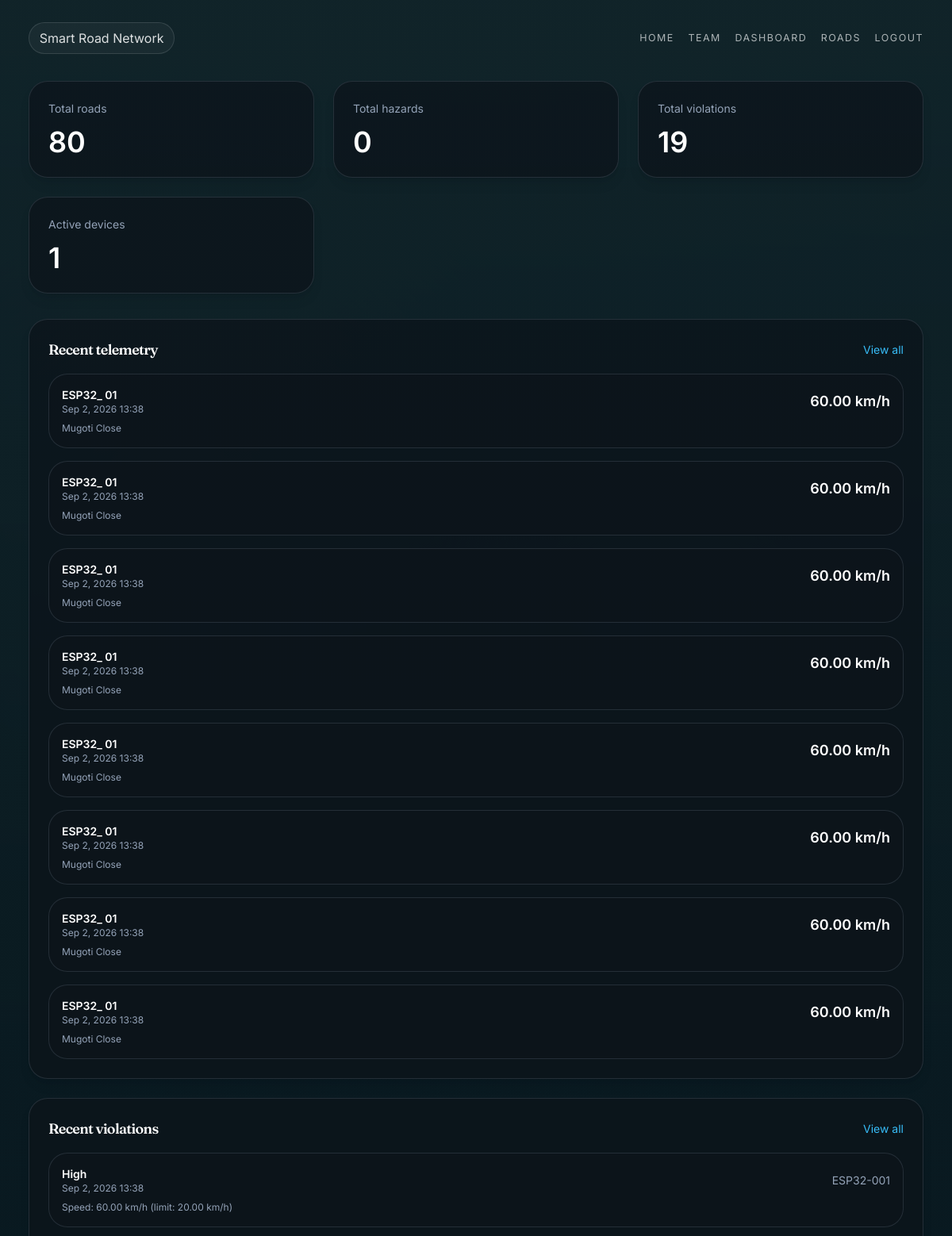
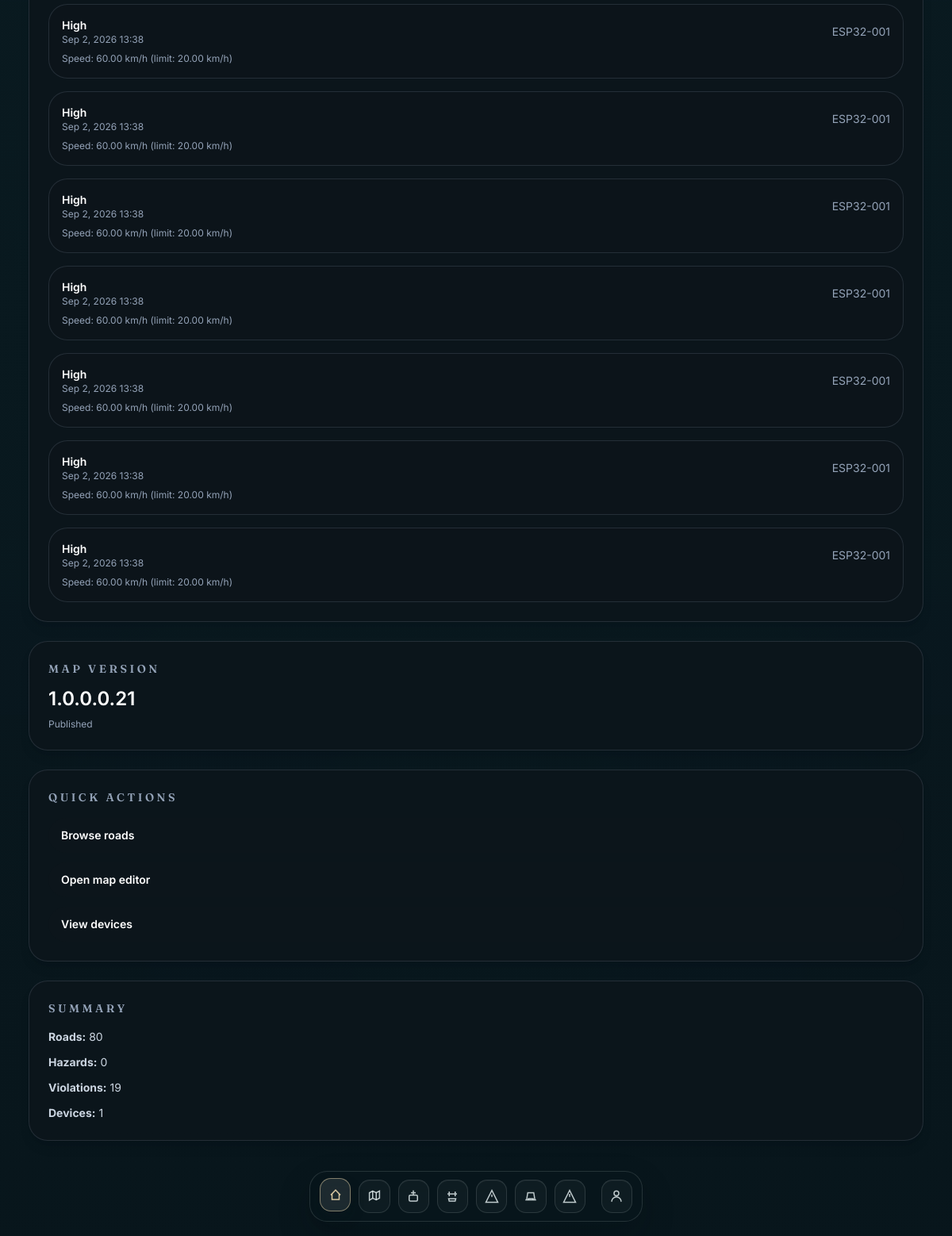
The page /overview/ (signed in) on the database its author committed (2 pictures, top to bottom).
### api/models.py (models this page shows, shortened)
class Telemetry(models.Model):
    device = models.ForeignKey(Device, related_name='telemetry', on_delete=models.CASCADE)
    speed = models.DecimalField(max_digits=6, decimal_places=2)
    road = models.ForeignKey(Road, related_name='telemetry', on_delete=models.PROTECT)
    latitude = models.DecimalField(max_digits=10, decimal_places=7)
    longitude = models.DecimalField(max_digits=10, decimal_places=7)
    uploaded_at = models.DateTimeField(auto_now_add=True)
    class Meta:
        ordering = ['-uploaded_at']

class Device(models.Model):
    device_id = models.CharField(max_length=128, unique=True)
    device_name = models.CharField(max_length=128, blank=True)
    current_map_version = models.ForeignKey(MapVersion, null=True, blank=True, on_delete=models.SET_NULL)
    registered_at = models.DateTimeField(auto_now_add=True)
    last_seen = models.DateTimeField(null=True, blank=True)
    class Meta:
        ordering = ['device_id']

class Road(models.Model):
    name = models.CharField(max_length=128)
    speed_limit = models.PositiveIntegerField()
    created_at = models.DateTimeField(auto_now_add=True)
    updated_at = models.DateTimeField(auto_now=True)
    class Meta:
        ordering = ['name']

class Violation(models.Model):
    VIOLATION_SPEEDING = 'SPEEDING'
    VIOLATION_CHOICES = [
        (VIOLATION_SPEEDING, 'Speeding'),
    ]
    SEVERITY_LOW = 'LOW'
    SEVERITY_MEDIUM = 'MEDIUM'
    SEVERITY_HIGH = 'HIGH'
    SEVERITY_CHOICES = [
        (SEVERITY_LOW, 'Low'),
        (SEVERITY_MEDIUM, 'Medium'),
        (SEVERITY_HIGH, 'High'),
    ]
    device = models.ForeignKey(Device, related_name='violations', on_delete=models.CASCADE)
    telemetry = models.ForeignKey(Telemetry, related_name='violations', on_delete=models.CASCADE)
    violation_type = models.CharField(max_length=32, choices=VIOLATION_CHOICES, default=VIOLATION_SPEEDING)
    speed = models.DecimalField(max_digits=6, decimal_places=2)
    speed_limit = models.DecimalField(max_digits=6, decimal_places=2)
    latitude = models.DecimalField(max_digits=10, decimal_places=7)
    longitude = models.DecimalField(max_digits=10, decimal_places=7)
    severity = models.CharField(max_length=10, choices=SEVERITY_CHOICES)
    created_at = models.DateTimeField(auto_now_add=True)
    class Meta:
        ordering = ['-created_at']

class MapVersion(models.Model):
    version = models.CharField(max_length=64, blank=True)
    description = models.TextField(blank=True)
    created_at = models.DateTimeField(auto_now_add=True)
    is_current = models.BooleanField(default=False)
    objects = MapVersionManager()
    class Meta:
        ordering = ['-created_at']

### dashboard/views.py (the view)
# urls.py: path('overview/', dashboard_home, name='dashboard-home'),
@login_required(login_url='login')
def dashboard_home(request):
    roads_count = Road.objects.count()
    hazards_count = Hazard.objects.count()
    violations_count = Violation.objects.count()
    device_count = Device.objects.count()
    current_version = MapVersion.objects.current()
    recent_telemetry = Telemetry.objects.select_related('device', 'road').order_by('-uploaded_at')[:8]
    recent_violations = Violation.objects.select_related('device').order_by('-created_at')[:8]
    road_preview = [
        _serialize_road(road)
        for road in Road.objects.prefetch_related('nodes').all()
    ]
    hazard_preview = [
        {
            'id': hazard.id,
            'road_name': hazard.road.name,
            'hazard_type': hazard.hazard_type,
            'latitude': float(hazard.latitude),
            'longitude': float(hazard.longitude),
            'warning_distance': hazard.warning_distance,
        }
        for hazard in Hazard.objects.select_related('road').all()
    ]
    return render(request, 'dashboard/index.html', {
        'page': 'dashboard',
        'road_count': roads_count,
        'hazard_count': hazards_count,
        'violation_count': violations_count,
        'device_count': device_count,
        'current_map_version': current_version.version if current_version else 'N/A',
        'last_published_at': current_version.created_at.isoformat() if current_version else None,
        'recent_telemetry': recent_telemetry,
        'recent_violations': recent_violations,
        'road_preview_json': json.dumps(road_preview),
        'hazard_preview_json': json.dumps(hazard_preview),
    })

### dashboard/templates/dashboard/index.html (shortened to what this page needs)
{% extends 'dashboard/base.html' %}
{% block content %}
<div class="grid gap-6 lg:grid-cols-3 xl:grid-cols-4">
    <div class="rounded-3xl border border-slate-800 bg-slate-950/90 p-6 shadow-lg shadow-slate-950/10">
        <p class="text-sm text-slate-400">Total roads</p>
        <p class="mt-3 text-4xl font-semibold text-white">{{ road_count }}</p>
    </div>
    <div class="rounded-3xl border border-slate-800 bg-slate-950/90 p-6 shadow-lg shadow-slate-950/10">
        <p class="text-sm text-slate-400">Total hazards</p>
        <p class="mt-3 text-4xl font-semibold text-white">{{ hazard_count }}</p>
    </div>
    <div class="rounded-3xl border border-slate-800 bg-slate-950/90 p-6 shadow-lg shadow-slate-950/10">
        <p class="text-sm text-slate-400">Total violations</p>
        <p class="mt-3 text-4xl font-semibold text-white">{{ violation_count }}</p>
    </div>
    <div class="rounded-3xl border border-slate-800 bg-slate-950/90 p-6 shadow-lg shadow-slate-950/10">
        <p class="text-sm text-slate-400">Active devices</p>
        <p class="mt-3 text-4xl font-semibold text-white">{{ device_count }}</p>
    </div>
</div>
<div class="mt-8 grid gap-6 xl:grid-cols-[1fr_0.5fr]">
    <div class="space-y-6">
        <div class="rounded-3xl border border-slate-800 bg-slate-950/90 p-6 shadow-lg shadow-slate-950/10">
            <div class="flex items-center justify-between">
                <h3 class="text-lg font-semibold text-white">Recent telemetry</h3>
                <a href="{% url 'dashboard-devices' %}" class="text-sm text-sky-400 hover:text-sky-300">View all</a>
            </div>
            <div class="mt-4 space-y-4">
                {% for telemetry in recent_telemetry %}
                <div class="rounded-3xl border border-slate-800 bg-slate-900 p-4 text-sm text-slate-200">
                    <div class="flex items-center justify-between">
                        <div>
                            <p class="font-semibold text-white">{% if telemetry.device.device_name %}{{ telemetry.device.device_name }}{% else %}{{ telemetry.device.device_id }}{% endif %}</p>
                            <p class="text-xs text-slate-400">{{ telemetry.uploaded_at|date:'M j, Y H:i' }}</p>
                        </div>
                        <p class="text-lg font-semibold text-white">{{ telemetry.speed }} km/h</p>
                    </div>
                    <p class="mt-2 text-xs text-slate-400">{{ telemetry.road.name }}</p>
                </div>
                {% empty %}
                <p class="text-sm text-slate-400">No telemetry data available</p>
                {% endfor %}
            </div>
        </div>
        <div class="rounded-3xl border border-slate-800 bg-slate-950/90 p-6 shadow-lg shadow-slate-950/10">
            <div class="flex items-center justify-between">
                <h3 class="text-lg font-semibold text-white">Recent violations</h3>
                <a href="{% url 'dashboard-violations' %}" class="text-sm text-sky-400 hover:text-sky-300">View all</a>
            </div>
            <div class="mt-4 space-y-4">
                {% for violation in recent_violations %}
                <div class="rounded-3xl border border-slate-800 bg-slate-900 p-4 text-sm text-slate-200">
                    <div class="flex items-center justify-between">
                        <div>
                            <p class="font-semibold text-white capitalize">{{ violation.severity|lower }}</p>
                            <p class="text-xs text-slate-400">{{ violation.created_at|date:'M j, Y H:i' }}</p>
                        </div>
                        <p class="text-sm text-slate-400">{{ violation.device.device_id }}</p>
                    </div>
                    <p class="mt-2 text-xs text-slate-400">Speed: {{ violation.speed }} km/h (limit: {{ violation.speed_limit }} km/h)</p>
                </div>
                {% empty %}
                <p class="text-sm text-slate-400">No violations recorded</p>
                {% endfor %}
            </div>
        </div>
    </div>
    <aside class="space-y-6">
        <div class="rounded-3xl border border-slate-800 bg-slate-950/90 p-6 shadow-lg shadow-slate-950/10">
            <h3 class="text-sm font-semibold uppercase tracking-[0.25em] text-slate-400">Map version</h3>
            <p class="mt-3 text-2xl font-semibold text-white">{{ current_map_version }}</p>
            {% if last_published_at %}
            <p class="mt-2 text-xs text-slate-400">Published {{ last_published_at|date:'M j, Y H:i' }}</p>
            {% endif %}
        </div>
        <div class="rounded-3xl border border-slate-800 bg-slate-950/90 p-6 shadow-lg shadow-slate-950/10">
            <h3 class="text-sm font-semibold uppercase tracking-[0.25em] text-slate-400">Quick actions</h3>
            <div class="mt-4 flex flex-col gap-3">
                <a href="{% url 'dashboard-roads' %}" class="rounded-3xl bg-slate-900 px-4 py-3 text-sm font-semibold text-white hover:bg-slate-800">Browse roads</a>
                <a href="{% url 'dashboard-road-editor' %}" class="rounded-3xl bg-slate-900 px-4 py-3 text-sm font-semibold text-white hover:bg-slate-800">Open map editor</a>
                <a href="{% url 'dashboard-devices' %}" class="rounded-3xl bg-slate-900 px-4 py-3 text-sm font-semibold text-white hover:bg-slate-800">View devices</a>
            </div>
        </div>
        <div class="rounded-3xl border border-slate-800 bg-slate-950/90 p-6 shadow-lg shadow-slate-950/10">
            <h3 class="text-sm font-semibold uppercase tracking-[0.25em] text-slate-400">Summary</h3>
            <div class="mt-4 space-y-3 text-sm text-slate-300">
                <p><strong>Roads:</strong> {{ road_count }}</p>
                <p><strong>Hazards:</strong> {{ hazard_count }}</p>
                <p><strong>Violations:</strong> {{ violation_count }}</p>
                <p><strong>Devices:</strong> {{ device_count }}</p>
            </div>
        </div>
    </aside>
</div>
{% endblock %}

### dashboard/templates/dashboard/base.html (shortened to what this page needs)
<!DOCTYPE html>
<html lang="en">
<head>
    <script src="https://cdn.tailwindcss.com"></script>
    <link rel="stylesheet" href="https://unpkg.com/leaflet@1.9.4/dist/leaflet.css" />
</head>
<body class="min-h-screen overflow-x-hidden">
    <div class="weather-glow"></div>
    <div class="app-shell">
        <aside class="rail" id="sidebar">
            {% with current_path=request.path %}
                {% if current_path == '/' or current_path|slice:':6' == '/team/' %}
                    <a href="/" class="rail-btn active" aria-label="Home">
                        <svg width="18" height="18" viewBox="0 0 24 24" fill="none" stroke="currentColor" stroke-width="2"><path d="M4 12.5 12 4l8 8.5"/><path d="M6 10.5V20h12v-9.5"/></svg>
                    </a>
                    <a href="/team/" class="rail-btn" aria-label="Team">
                        <svg width="18" height="18" viewBox="0 0 24 24" fill="none" stroke="currentColor" stroke-width="2"><path d="M20 21a8 8 0 1 0-16 0"/><circle cx="12" cy="7" r="4"/></svg>
                    </a>
                    <a href="/#platform" class="rail-btn" aria-label="About">
                        <svg width="18" height="18" viewBox="0 0 24 24" fill="none" stroke="currentColor" stroke-width="2"><path d="M12 3v18M3 12h18"/><circle cx="12" cy="12" r="8"/></svg>
                    </a>
                {% else %}
                    <a href="/overview/" class="rail-btn {% if current_path == '/overview/' %}active{% endif %}" aria-label="Overview">
                        <svg width="18" height="18" viewBox="0 0 24 24" fill="none" stroke="currentColor" stroke-width="2"><path d="M4 12.5 12 4l8 8.5"/><path d="M6 10.5V20h12v-9.5"/></svg>
                    </a>
                    <a href="/road-editor/" class="rail-btn {% if current_path == '/road-editor/' %}active{% endif %}" aria-label="Map editor">
                        <svg width="18" height="18" viewBox="0 0 24 24" fill="none" stroke="currentColor" stroke-width="2"><path d="M3.5 18.5 9 15l6 3 5.5-3v-12L15 6l-6-3-5.5 3v12Z"/><path d="M9 15V3M15 18V6"/></svg>
                    </a>
                    <a href="/devices/" class="rail-btn {% if current_path == '/devices/' %}active{% endif %}" aria-label="Devices">
                        <svg width="18" height="18" viewBox="0 0 24 24" fill="none" stroke="currentColor" stroke-width="2"><path d="M12 2v7M8 6h8M7 10h10a2 2 0 0 1 2 2v6a2 2 0 0 1-2 2H7a2 2 0 0 1-2-2v-6a2 2 0 0 1 2-2Z"/></svg>
                    </a>
                    <a href="/versions/" class="rail-btn {% if current_path == '/versions/' %}active{% endif %}" aria-label="Versions">
                        <svg width="18" height="18" viewBox="0 0 24 24" fill="none" stroke="currentColor" stroke-width="2"><path d="M4 8h16M7 4v8m10-8v8M6 16h12l-1 4H7l-1-4Z"/></svg>
                    </a>
                    <a href="/violations/" class="rail-btn {% if current_path == '/violations/' %}active{% endif %}" aria-label="Violations">
                        <svg width="18" height="18" viewBox="0 0 24 24" fill="none" stroke="currentColor" stroke-width="2"><path d="M12 2 2 22h20L12 2Z"/><path d="M12 9v4M12 17h.01"/></svg>
                    </a>
                    <a href="/roads/" class="rail-btn {% if current_path == '/roads/' %}active{% endif %}" aria-label="Roads">
                        <svg width="18" height="18" viewBox="0 0 24 24" fill="none" stroke="currentColor" stroke-width="2"><path d="M3 18h18M5 18l2-12h10l2 12"/><path d="M8 18v-2h8v2"/></svg>
                    </a>
                    <a href="/hazards/" class="rail-btn {% if current_path == '/hazards/' %}active{% endif %}" aria-label="Hazards">
                        <svg width="18" height="18" viewBox="0 0 24 24" fill="none" stroke="currentColor" stroke-width="2"><path d="M12 2 2 22h20L12 2Z"/><path d="M12 8v5M12 17h.01"/></svg>
                    </a>
                {% endif %}
            {% endwith %}
            <a href="/team/" class="rail-btn" aria-label="Profile">
                <svg width="18" height="18" viewBox="0 0 24 24" fill="none" stroke="currentColor" stroke-width="2"><path d="M20 21a8 8 0 1 0-16 0"/><circle cx="12" cy="7" r="4"/></svg>
            </a>
        </aside>
        <div class="content-wrap">
            <header class="topbar">
                <div class="brand-row">
                    <div class="brand-badge">Smart Road Network</div>
                </div>
                <nav class="nav-links">
                    <a href="/">Home</a>
                    <a href="/team/">Team</a>
                    <a href="/overview/">Dashboard</a>
                    <a href="/roads/">Roads</a>
                    {% if user.is_authenticated %}
                        <a href="/logout/">Logout</a>
                    {% endif %}
                </nav>
            </header>
            {% block content %}{% endblock %}
        </div>
    </div>
</body>
</html>

### rows shown on the page
Telemetry: device.device_name "ESP32_ 01", uploaded_at "Sep 2, 2026 13:38", speed "60.00", road.name "Mugoti Close"
Telemetry: device.device_name "ESP32_ 01", uploaded_at "Sep 2, 2026 13:38", speed "60.00", road.name "Mugoti Close"
Telemetry: device.device_name "ESP32_ 01", uploaded_at "Sep 2, 2026 13:38", speed "60.00", road.name "Mugoti Close"
Telemetry: device.device_name "ESP32_ 01", uploaded_at "Sep 2, 2026 13:38", speed "60.00", road.name "Mugoti Close"
Telemetry: device.device_name "ESP32_ 01", uploaded_at "Sep 2, 2026 13:38", speed "60.00", road.name "Mugoti Close"
Telemetry: device.device_name "ESP32_ 01", uploaded_at "Sep 2, 2026 13:38", speed "60.00", road.name "Mugoti Close"
Telemetry: device.device_name "ESP32_ 01", uploaded_at "Sep 2, 2026 13:38", speed "60.00", road.name "Mugoti Close"
Telemetry: device.device_name "ESP32_ 01", uploaded_at "Sep 2, 2026 13:38", speed "60.00", road.name "Mugoti Close"
Violation: severity "High", created_at "Sep 2, 2026 13:38", device.device_id "ESP32-001", speed "60.00", speed_limit "20.00"
Violation: severity "High", created_at "Sep 2, 2026 13:38", device.device_id "ESP32-001", speed "60.00", speed_limit "20.00"
Violation: severity "High", created_at "Sep 2, 2026 13:38", device.device_id "ESP32-001", speed "60.00", speed_limit "20.00"
Violation: severity "High", created_at "Sep 2, 2026 13:38", device.device_id "ESP32-001", speed "60.00", speed_limit "20.00"
Violation: severity "High", created_at "Sep 2, 2026 13:38", device.device_id "ESP32-001", speed "60.00", speed_limit "20.00"
Violation: severity "High", created_at "Sep 2, 2026 13:38", device.device_id "ESP32-001", speed "60.00", speed_limit "20.00"
Violation: severity "High", created_at "Sep 2, 2026 13:38", device.device_id "ESP32-001", speed "60.00", speed_limit "20.00"
Violation: severity "High", created_at "Sep 2, 2026 13:38", device.device_id "ESP32-001", speed "60.00", speed_limit "20.00"
MapVersion: version "1.0.0.0.21"

### other values the page prints
{{ road_count }} "80"
{{ hazard_count }} "0"
{{ violation_count }} "19"
{{ device_count }} "1"
